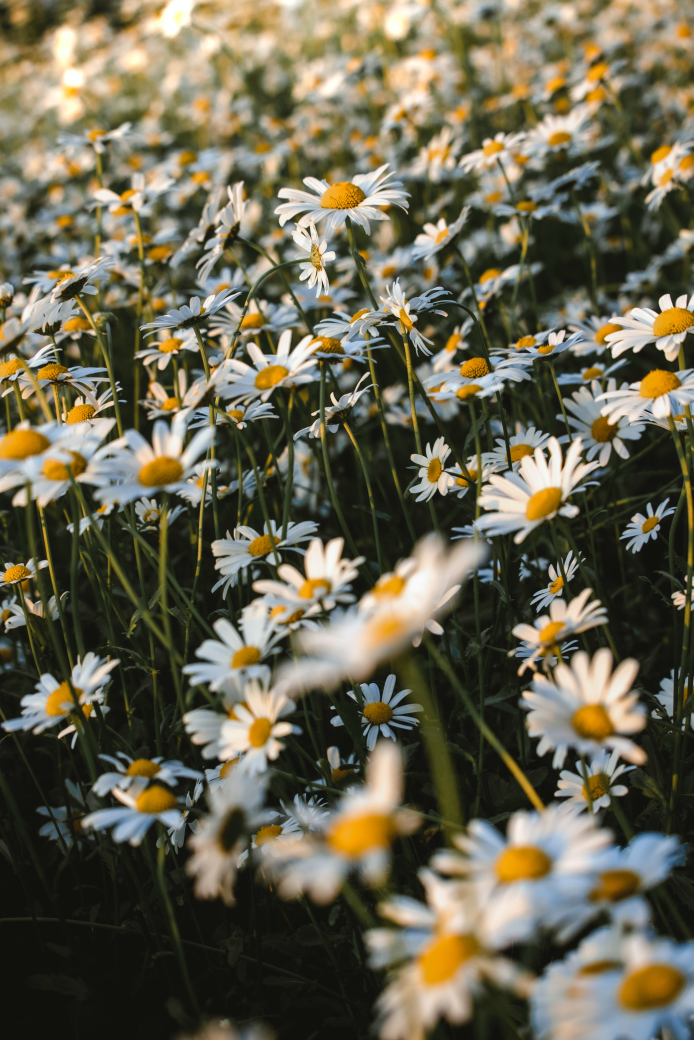
#> input picture flower.jpg, 4160 x 6240 px (shown at 1/6 size)
$ python 'Skala Interpolasi Miring.py'
#> lines starting #> are read from the running program, lines starting #| are printed output that depends on the picture
import cv2 as cv
import numpy as np
import matplotlib.pyplot as plt

image = cv.imread("flower.jpg")# untuk membaca citra dengan nama file "flower.jpg" menggunakan fungsi cv.imread dari pustaka OpenCV.
#> image is the input picture: shape (6240, 4160, 3); mean B, G, R 80.8, 101.3, 105.8
fig, ax = plt.subplots(1, 3, figsize=(16, 8))# untuk membuat sebuah figure (gambar) dengan tiga sumbu (axes) secara sejajar dalam satu baris.
# image size being 0.15 times of  original size
image_scaled = cv.resize(image, None, fx=0.15,fy=0.15)# untuk mengubah ukuran citra image dengan faktor skala tertentu.
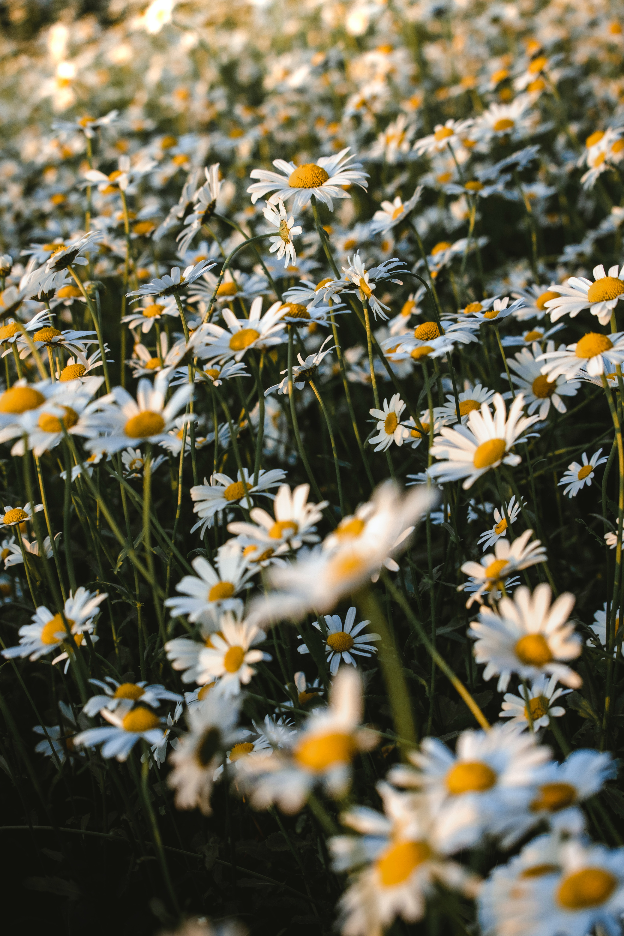
#> image_scaled: shape (936, 624, 3); mean B, G, R 80.7, 101.2, 105.8
ax[0].imshow(cv.cvtColor(image_scaled,cv.COLOR_BGR2RGB))#untuk menampilkan citra image_scaled pada sumbu pertama (ax[0]) menggunakan fungsi imshow dari modul matplotlib.pyplot.
ax[0].set_title("Linear Interpolation Scale")#untuk memberikan judul
# image size being 2 times of original size
image_scaled_2 = cv.resize(image, None, fx=2,fy=2, interpolation=cv.INTER_CUBIC)# untuk mengubah ukuran citra image dengan faktor skala 2 menggunakan metode interpolasi BICUBIC.
ax[1].imshow(cv.cvtColor(image_scaled_2,cv.COLOR_BGR2RGB))##untuk menampilkan citra image_scaled pada sumbu pertama (ax[1]) menggunakan fungsi imshow dari modul matplotlib.pyplot.
ax[1].set_title("Cubic Interpolation Scale")#untuk memberikan judul
# image size being 0.15 times of original size

image_scaled_3 = cv.resize(image, (200, 400),interpolation=cv.INTER_AREA)
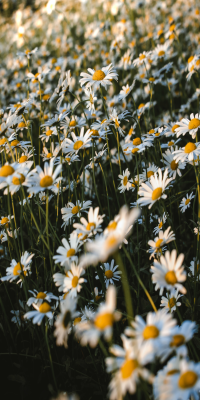
#> image_scaled_3: shape (400, 200, 3); mean B, G, R 80.8, 101.3, 105.8
ax[2].imshow(cv.cvtColor(image_scaled_3,cv.COLOR_BGR2RGB))#untuk menampilkan citra image_scaled pada sumbu pertama (ax[2]) menggunakan fungsi imshow dari modul matplotlib.pyplot.
ax[2].set_title("Skewed Interpolation Scale")#untuk memberikan judul
plt.show()#Menampilkan hasil citra
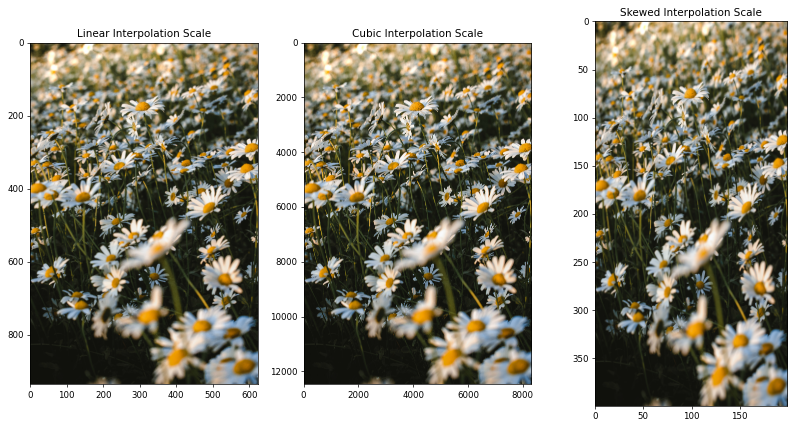
#> figure drawn by matplotlib, 3 panels
